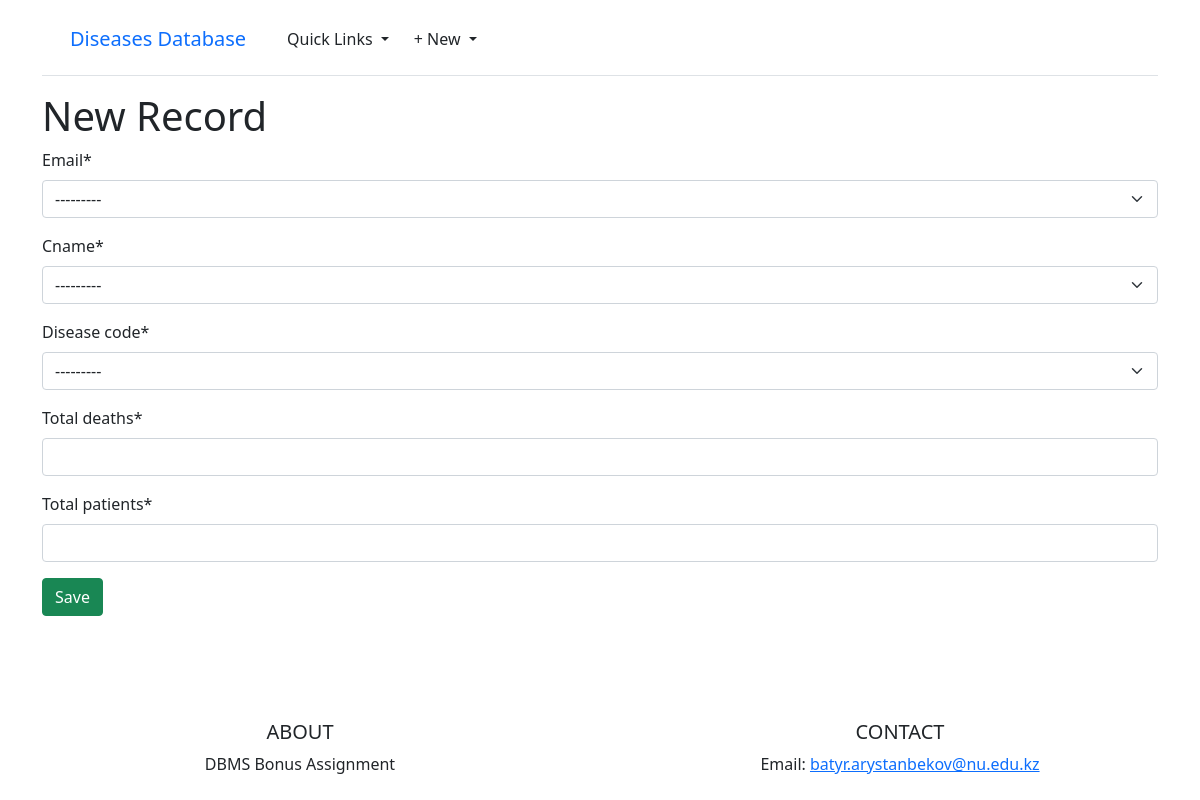
Before: /records/new/ with the older database file.
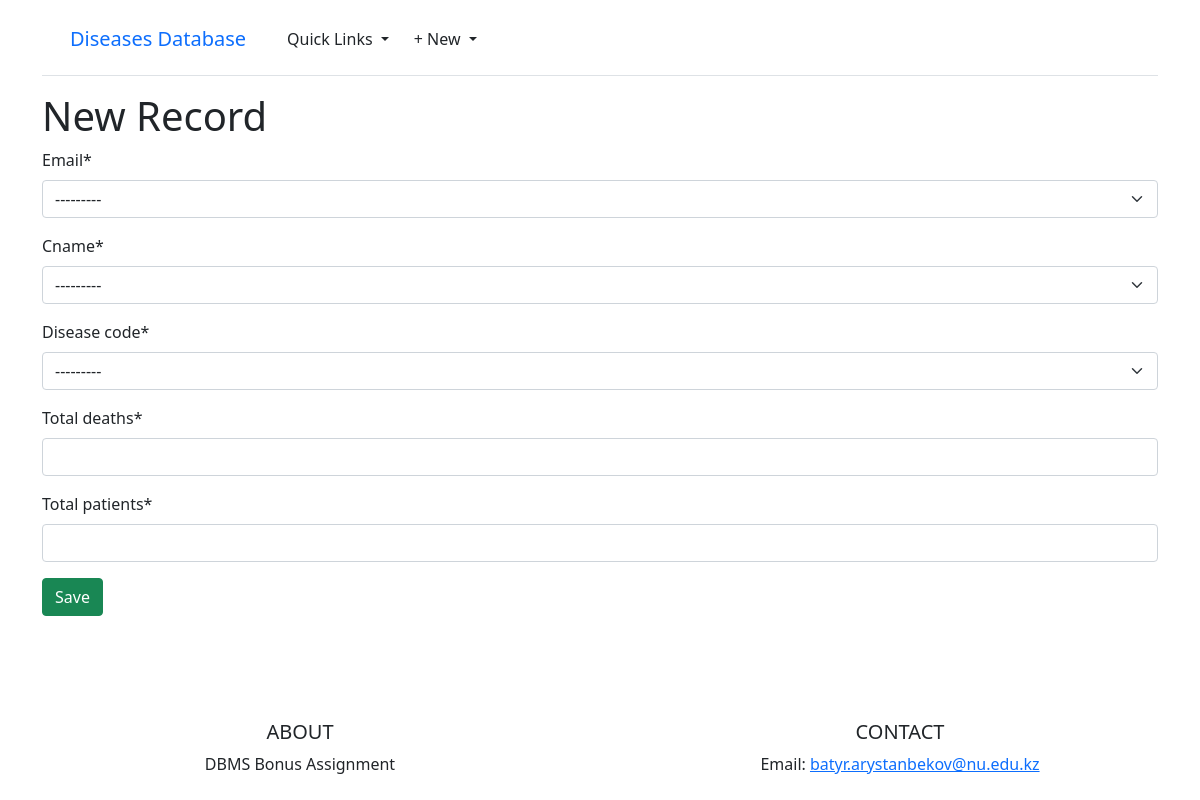
After: the same page with the newer database file.
### objects/models.py (models this page shows, shortened)
class PublicServant(models.Model):
    email = models.OneToOneField(User, on_delete=models.CASCADE, primary_key=True)
    department = models.CharField(max_length=20)
    def __str__(self):
        return str(self.email)

class User(models.Model):
    email = models.CharField(max_length=60, primary_key=True)
    name = models.CharField(max_length=30)
    surname = models.CharField(max_length=40)
    salary = models.PositiveIntegerField()
    phone = models.CharField(max_length=20)
    cname = models.ForeignKey(Country, on_delete=models.CASCADE)
    def __str__(self):
        return self.email

### objects/views.py (the view)
# urls.py: path('records/new/', RecordCreateView.as_view(), name='record_new'),
class RecordCreateView(CreateView):
    model = Record
    template_name = 'record/record_new.html'
    fields = ('email', 'cname', 'disease_code', 'total_deaths', 'total_patients')

### objects/models.py (called while the page is built)
    def __str__(self):
        return self.cname

    def __str__(self):
        return self.disease_code

### templates/record/record_new.html
{% extends "base.html" %}
{% load crispy_forms_tags %}
{% block content %}
<h1>New Record</h1>
<form action="" method="post">{% csrf_token %}
    {{ form|crispy }}
    <button class="btn btn-success ml-2" type="submit">Save</button>
</form>
{% endblock content %}

Changed rows visible on the page:
added PublicServant: email "---------"
Other visible differences:
form field email: "---------" → (not shown)
